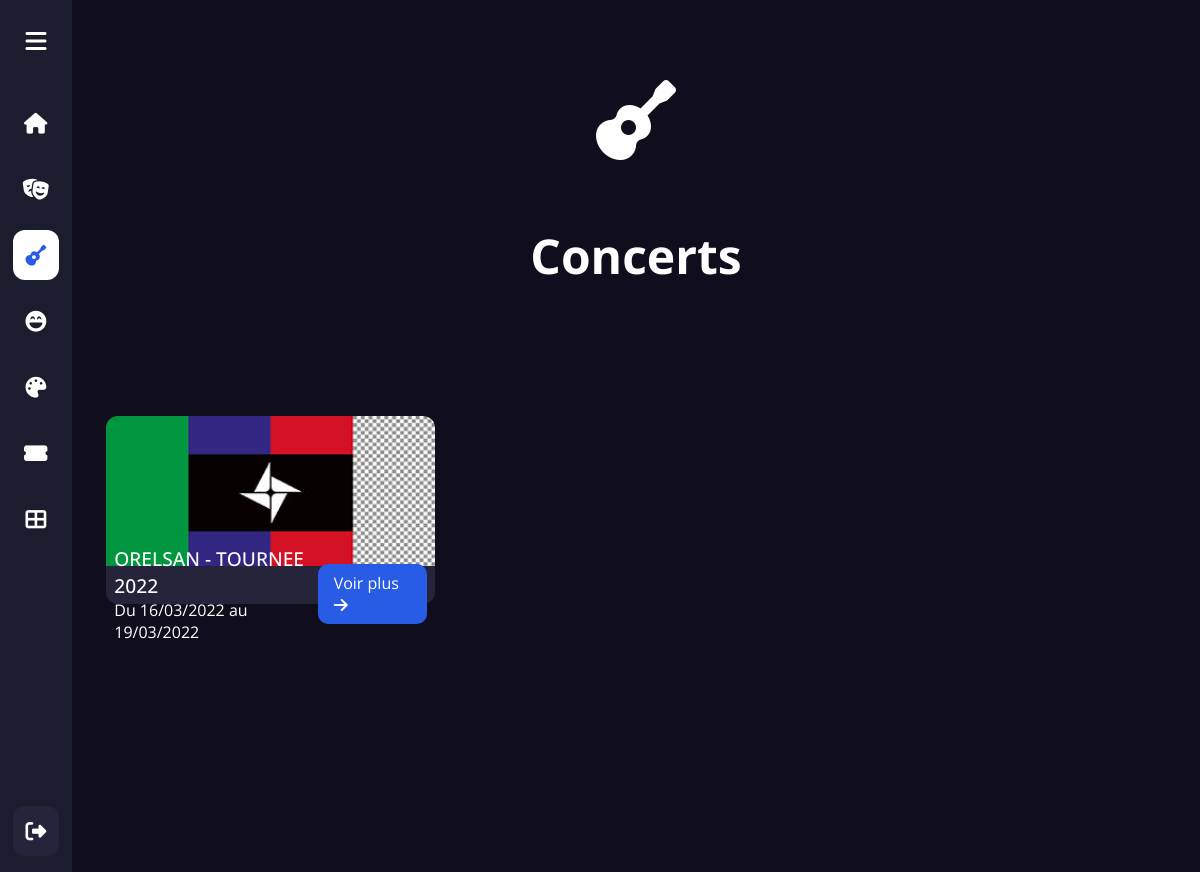
The app's page /concerts (signed in) with its own data.
### tables this page shows
CREATE TABLE `evenements` (
  `id_evt` int NOT NULL,
  `titre` varchar(255) NOT NULL,
  `description` text NOT NULL,
  `lieu` varchar(255) NOT NULL,
  `img_path` text NOT NULL,
  `date_start` date NOT NULL,
  `date_end` date NOT NULL,
  `places` int DEFAULT NULL,
  `type` int NOT NULL
);

### app/controllers/Evenement.php (called while the page is built, shortened)
<?php
class Evenement {
    public function concert($params) {
        $concertManager = new EvenementManager(EvtTypes::CONCERT);
        $concerts = $concertManager->findAll();
        $view = new View('evenements/concerts');
        $view->render(['evenements' => $concerts]);
    }
}

### app/init.php (called while the page is built, shortened)
<?php
$app = new App();

### index.php (called while the page is built, shortened)
<?php
require_once('app/init.php');

### app/models/EvenementObject.php (called while the page is built, shortened)
<?php
class EvenementObject {
    private $id;
    private $titre;
    private $img_path;
    private $date_start;
    private $date_end;
    public function getId()
    {
        return $this->id;
    }
    public function setId($id)
    {
        $this->id = $id;
    }
    public function getTitre()
    {
        return $this->titre;
    }
    public function setTitre($titre)
    {
        $this->titre = $titre;
    }
    public function getImgPath()
    {
        return $this->img_path;
    }
    public function setImgPath($img_path)
    {
        $this->img_path = $img_path;
    }
    public function getDateStart()
    {
        return $this->date_start;
    }
    public function setDateStart($date_start)
    {
        $this->date_start = $date_start;
    }
    public function getDateEnd()
    {
        return $this->date_end;
    }
    public function setDateEnd($date_end)
    {
        $this->date_end = $date_end;
    }
}

### app/models/EvenementManager.php (called while the page is built, shortened)
<?php
class EvenementManager extends BDD {
    private $pdo;
    private $type;
    public function __construct($type = null) {
        $this->pdo = $this->connect();
        $this->type = $type;
    }
    public function findAll($limit = 1000, $offset = 0) {
        $sql = "select * from evenements evts
                    join evt_types evt_t
                        on evts.type = evt_t.id_type
                    where evts.type = :typ
                    limit {$limit} offset {$offset};";
        $req = $this->pdo->prepare($sql);
        $req->bindParam(':typ', $this->type);
        $req->execute();
        while ($row = $req->fetch(PDO::FETCH_ASSOC)) {
            $evt = new EvenementObject();
            $evt->setId($row['id_evt']);
            $evt->setTitre($row['titre']);
            $evt->setDescription($row['description']);
            $evt->setImgPath(ASSETS.$row['img_path']);
            $evt->setDateStart(Utils::parseDate($row['date_start']));
            $evt->setDateEnd(Utils::parseDate($row['date_end']));
            $evt->setTypeID($row['id_type']);
            $evt->setTypeName($row['name']);
            $evt->setPlaces($row['places']);
            $evt->setLieu($row['lieu']);
            $evts[] = $evt;
        }
        return $evts;
    }
}

### app/classes/BDD.php (called while the page is built)
<?php
class BDD {
    private $hostname = "localhost";
    private $username = "root";
    private $password = "";
    private $database = "webticket";
    protected function connect() {
        $dsn = 'mysql:host='.$this->hostname.';port=3306;dbname='.$this->database;
        $pdo = new PDO(
            $dsn,
            $this->username,
            $this->password
        );
        $pdo->setAttribute(PDO::ATTR_DEFAULT_FETCH_MODE, PDO::FETCH_ASSOC);
        return $pdo;
    }
}

### app/views/evenements/concerts.php (the view, shortened to what this page needs)
<?php
extract($data);
?>
<section class="container flex">
    <div class="header column">
        <i class="fas fa-guitar"></i>
        <h2>Concerts</h2>
    </div>
    <div class="card-container column">
        <?php foreach ($evenements as $evt) { ?>
            <div class="card">
                <img src="<?= $evt->getImgPath() ?>" alt="">
                <div class="details">
                    <div class="info">
                        <span class="title"><?= $evt->getTitre() ?></span>
                        <span class="date">Du <?= $evt->getDateStart() ?> au <?= $evt->getDateEnd()?></span>
                    </div>
                    <a class="btn link" href="<?= HOST ?>evenement/id/<?= $evt->getId() ?>">Voir plus <i class="fas fa-arrow-right"></i></a>
                </div>
            </div>
        <?php } ?>
    </div>
</section>

### assets/css/main.css (style rules this page uses)
* { box-sizing: border-box; font-family: 'Open Sans', sans-serif; margin: 0; }
a { text-decoration: none; color: var(--white); }
body { display: flex; height: 100vh; color: var(--white); background-color: var(--grey-1); scrollbar-width: thin; scrollbar-color: var(--grey-2) var(--grey-1); }

### assets/css/colors.css (style rules this page uses)
:root { --black: #000; --white: #fff; --grey-1: #100E1C; --grey-2: #1B1D2E; --grey-3: #26243B; --grey-4: #8797AF; --grey-5: #c2cad6; --blue-1: #85E0FF; --blue-2: #23c4d8; --blue-3: #172A3A; --blue-4: #285BE6; --green-1: #399e5a; --green-2: #09BC8A; --green-3: #004346; --purple-1: #724E91; --purple-2: #451F55; --purple-3: #22162B; --red-1: #ee2e31; --red-2: #89043d; --yellow-1: #F6F5AE; --yellow-2: #F8C630; --pink-1: #EFBDED; --guitar: #E84855; --masks: #397367; --smiley: #8B5FBF; --palette: #F9DC5C; }

### assets/css/layouts/container.css (style rules this page uses)
section.container { flex: 1; height: 100vh; padding: 1rem; overflow-y: scroll; }
.container.flex { display: flex; flex-direction: column; }
.container .header { display: flex; min-height: 40%; align-items: center; padding: 0 2rem; margin: 0 0 2rem 0; justify-content: space-evenly; }
.container .header.column { display: flex; flex-direction: column; }
.header.column h2 { font-size: 3rem; }
.header.column i { font-size: 5rem; }

### assets/css/components/button.css (style rules this page uses)
.btn { border-radius: 10px; padding: 0.5rem 1rem; }
.btn.link { background-color: var(--blue-4); }

### assets/css/components/card.css (style rules this page uses)
div.card-container { display: flex; overflow-x: scroll; padding: 0 0 1rem 0; margin: 1rem 0 0 0; scrollbar-width: thin; scrollbar-color: var(--grey-1) var(--grey-1); }
.card-container.column { display: flex; width: 100%; height: 100%; flex-wrap: wrap; overflow-x: visible; justify-content: flex-start; }
div.card { display: flex; flex-direction: column; min-width: 90%; background-color: var(--grey-3); border-radius: 12px; }
@media screen and (min-width: 780px) { div.card { min-width: 50%; } }
@media screen and (min-width: 1150px) { div.card { min-width: 35%; } }
div.card-container.column .card { min-width: unset; width: 30%; height: 40%; flex-shrink: 3; margin: 1rem calc(5%/3) 1.5rem calc(5%/3); }
.card img { height: 80%; width: 100%; border-top-left-radius: 12px; border-top-right-radius: 12px; object-fit: cover; }
.card .details { height: 30%; width: 100%; padding: 0.5rem; display: flex; align-items: center; justify-content: space-between; }
.details .info { display: flex; width: 70%; flex-direction: column; }
.details .title { font-size: 1.2rem; font-weight: 500; }

### records on screen
evenements: titre "ORELSAN - TOURNEE 2022", DateStart "16/03/2022", DateEnd "19/03/2022"
